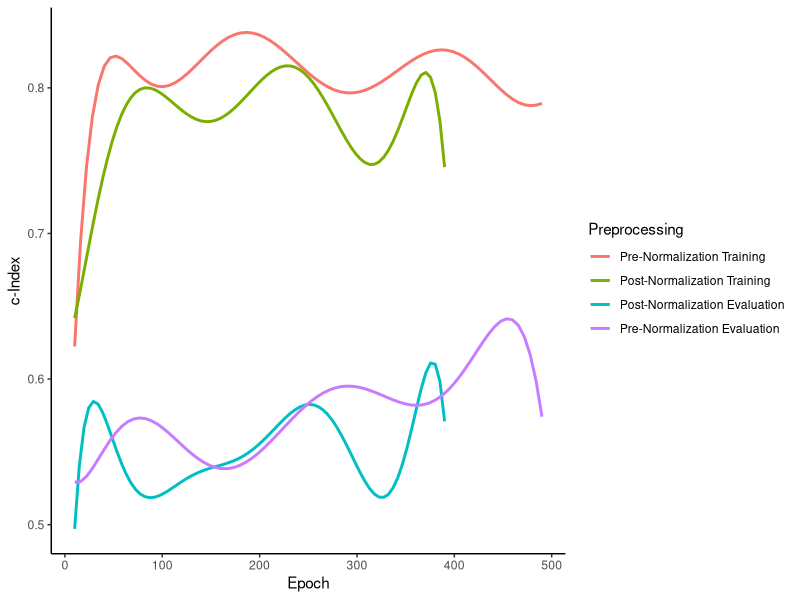

Here is the R script that generated this plot:
## ---- chunk 1
knitr::opts_chunk$set(echo = TRUE)
library(tidyverse)
library(reshape2)
## ---- chunk 2
cnames <- c("Epoch", "Training", "Evaluation")
ci.before <- read.table("surv/concordance_before_norm.tsv", sep="\t")
colnames(ci.before) <- cnames
ci.before$Normalization <- "Pre-Normalization"
ci.after <- read.table("surv/concordance_after_norm.tsv", sep="\t")
colnames(ci.after) <- cnames
ci.after$Normalization <- "Post-Normalization"
ci <- rbind(ci.before, ci.after)

ci <- melt(ci, id=c("Epoch","Normalization"))
ci$Preprocessing <- apply(ci, 1, function(x) paste(x['Normalization'], x['variable'], collapse = ","))

ci$Preprocessing <- as.factor(ci$Preprocessing)
ci$Preprocessing <- factor(ci$Preprocessing, levels(ci$Preprocessing)[c(4,2,1,3)])
## ---- chunk 3
ggplot(ci) + 
  # geom_line(mapping=aes(Epoch, trci, color=trt)) +
  stat_smooth(aes(x = Epoch, y = value, color=Preprocessing), method = "lm",
              formula = y ~ poly(x, 8), se = FALSE) +
  ylab("c-Index") + theme_classic()
